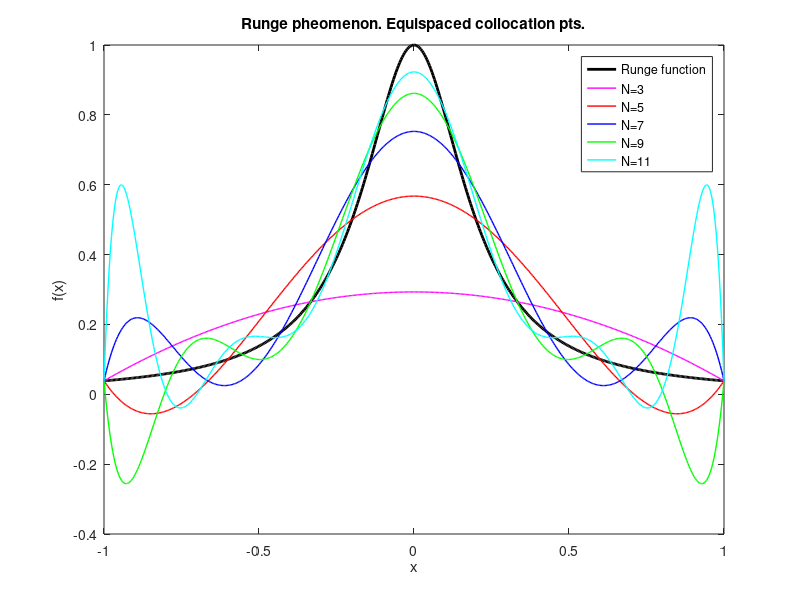

This figure's MATLAB source:
% RUNGE PHENOMENON: equispaced collocation pts (Figure 3.6 (a))

myColor = [1 0 1; 1 0 0; 0 0 1; 0 1 0; 0 1 1]; % Color palette

f = @(x) 1./(1+25*x.^2);            % Runge function

x = linspace(-1,1,500);             % Equispaces collocation pts
y=f(x);                             % Eval Runge funtion at collocation pts
plot(x,y,'k','linewidth',2);        % Plot Runge function
hold on;

for N = 3:2:11                      % N = 3,5,7,9,11
    xdata = linspace(-1,1,N+1);     % N+1 equispaced collocation pts
    ydata= f(xdata);                % Eval data
    p = polyfit(xdata,ydata,N);     % Coefficients for polynomial
    y_fit = polyval(p,x);           % Eval
    plot(x,y_fit,'-','Linewidth',1,'Color', myColor((N-1)/2,:));%Plot aprox
end

xlabel('x'), ylabel('f(x)');
legend('Runge function','N=3','N=5','N=7','N=9','N=11');
title('Runge pheomenon. Equispaced collocation pts.');
